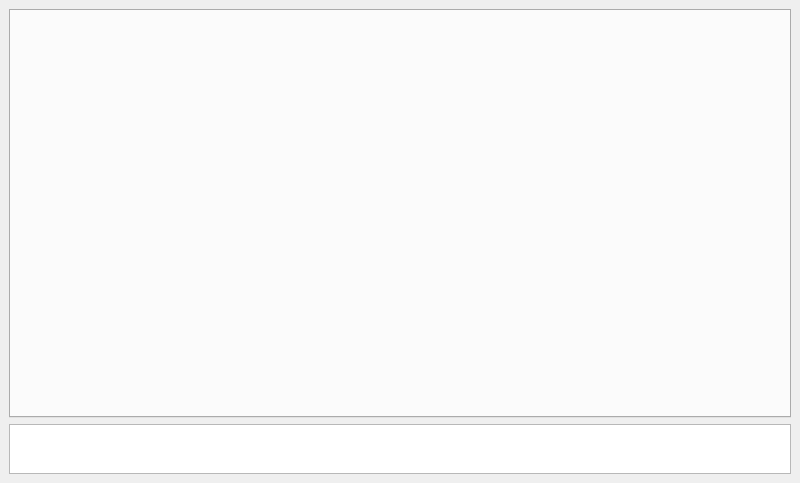
<?xml version="1.0" encoding="UTF-8"?>
<ui version="4.0">
 <class>MainWindow</class>
 <widget class="QMainWindow" name="MainWindow">
  <property name="geometry">
   <rect>
    <x>0</x>
    <y>0</y>
    <width>800</width>
    <height>483</height>
   </rect>
  </property>
  <property name="windowTitle">
   <string>Trolley Tester</string>
  </property>
  <widget class="QWidget" name="centralwidget">
   <layout class="QVBoxLayout" name="verticalLayout" stretch="5,1">
    <item>
     <widget class="QTabWidget" name="tabWidget">
      <property name="styleSheet">
       <string notr="true"/>
      </property>
      <property name="currentIndex">
       <number>-1</number>
      </property>
     </widget>
    </item>
    <item>
     <widget class="QPlainTextEdit" name="logView">
      <property name="maximumSize">
       <size>
        <width>16777215</width>
        <height>50</height>
       </size>
      </property>
     </widget>
    </item>
   </layout>
  </widget>
 </widget>
 <resources/>
 <connections/>
</ui>
